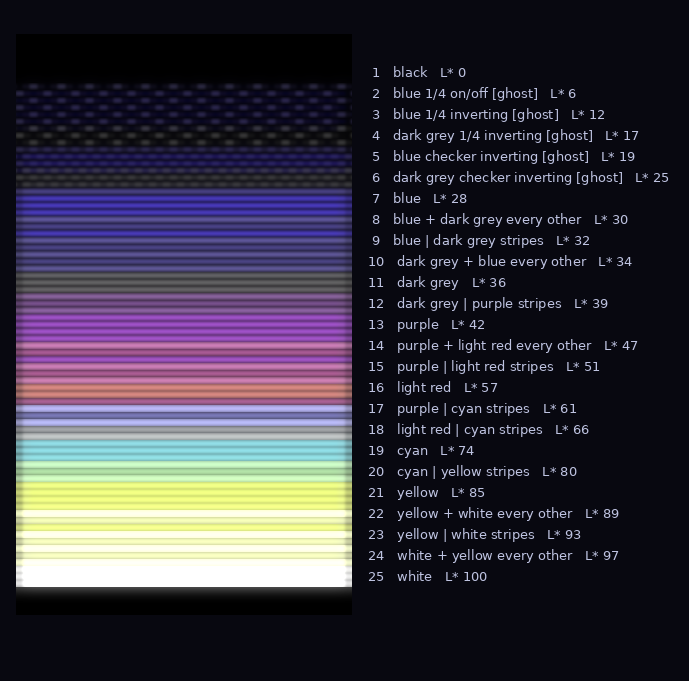

Python code for this plot:
#!/usr/bin/env python3
"""A 25-swatch multicolour palette built on seven base colours -- blue, dark grey,
purple, light red, cyan, yellow, white -- (and black as swatch 1), dark to light.
Between each pair of bases the gaps are filled with in-betweens made of the same
techniques as the other ramps: flicker pairs (phase swapped line to line and frame
to frame), stripes, "x + y every other", and ghost-byte patterns (1/4, 1/4 on/off,
checker).  Greedy: the biggest gap in lightness gets the candidate nearest its
middle, among mixes of the two bases at its ends (and ghost patterns of either for
the dark end).  Three lines a swatch, numbered, CRT look, 60 Hz.

    python3 palette25.py palette25.mp4     (or palette25.png for a still)
"""
import sys
import numpy as np
from PIL import Image, ImageDraw
import flyby3d as fb
import flicker as fl
import ideas_video as iv
import loop_video as lv

BASES = [6, 11, 4, 10, 3, 7, 1]               # blue, dark grey, purple, light red, cyan, yellow, white
N = fl.NAMES
M = np.array([0.2126, 0.7152, 0.0722])

def lin(c):
    return float(((fb.C64RGB[c] / 255) ** 2.2) @ M)

def Ls(y):
    return float(116 * y ** (1 / 3) - 16) if y > 0.008856 else y * 903.3

# a swatch: (name, kind, spec); fn(rp, p, s) -> (colour, idle byte)
def f_solid(a):
    return lambda rp, p, s: (a, 0)
def f_flick(a, b):
    return lambda rp, p, s: (a if (rp + p) % 2 == 0 else b, 0)
def f_stripes(a, b):
    return lambda rp, p, s: (a if rp == 0 else b, 0)
def f_every(a, b):                                       # a on one line in four, b the rest
    return lambda rp, p, s: (a if rp == 0 and p == 0 else b, 0)
def g_checker(a):
    return lambda rp, p, s: (a, 0x55 if (rp + p) % 2 == 0 else 0xAA)
def g_quarter(a):
    return lambda rp, p, s: (a, 0x77 if (rp + p) % 2 == 0 else 0xDD)
def g_onoff(a):
    return lambda rp, p, s: (a, (0x77 if rp == 0 else 0xDD) if p == 0 else 0xFF)

def light(fn):
    y = 0.0
    for rp in (0, 1):
        for p in (0, 1):
            c, g = fn(rp, p, 0)
            y += lin(c) * ((8 - bin(g).count("1")) / 8 if g else 1.0) / 4
    return Ls(y)

# swatches the eye rejected (too much flicker): never used
EXTRA_OK = {(7, 10)}                                 # light red with yellow (a warm hue step) may fill a gap
ROUGH_PAIRS = {(3, 10), (3, 7)}                      # cyan with light red / yellow: only stripes
BANNED = {"purple / light red", "light red + purple every other", "light red / cyan",
          "cyan + light red every other", "cyan / yellow"}

def pool():
    """Every candidate: (name, fn, colours used) over the seven bases (black included for ghosts)."""
    out = []
    for a in BASES:
        out += [(f"{N[a]} 1/4 on/off [ghost]", g_onoff(a), {a}), (f"{N[a]} 1/4 inverting [ghost]", g_quarter(a), {a}),
                (f"{N[a]} checker inverting [ghost]", g_checker(a), {a})]
    for i, a in enumerate(BASES):
        for b in BASES[i + 1:]:
            out += [(f"{N[a]} / {N[b]}", f_flick(a, b), {a, b}),
                    (f"{N[a]} | {N[b]} stripes", f_stripes(a, b), {a, b}),
                    (f"{N[a]} + {N[b]} every other", f_every(b, a), {a, b}),
                    (f"{N[b]} + {N[a]} every other", f_every(a, b), {a, b})]
    def rough(cols):                                  # pairs that flickered too much: stripes only
        return tuple(sorted(cols)) in ROUGH_PAIRS
    return [(n, fn, cols, light(fn)) for n, fn, cols in out
            if n not in BANNED and not (len(cols) == 2 and rough(cols) and "stripes" not in n)]

def penalty(c):
    """Flicker shows most where the two colours differ a lot: prefer low-contrast mixes,
    stripes and ghost patterns over big-contrast flicker."""
    n, cols = c[0], c[2]
    if len(cols) < 2:
        return 0.0
    a, b = sorted(cols)
    contrast = abs(Ls(lin(a)) - Ls(lin(b)))
    return (0.03 if "stripes" in n else 0.12) * contrast

# the curated 25 (after the five that flickered too much were removed and the greedy
# fill was tidied by hand): names as pool() makes them
FINAL = ["black", "blue 1/4 on/off [ghost]", "blue 1/4 inverting [ghost]",
         "dark grey 1/4 inverting [ghost]", "blue checker inverting [ghost]",
         "dark grey checker inverting [ghost]", "blue", "blue + dark grey every other",
         "blue | dark grey stripes", "dark grey + blue every other", "dark grey",
         "dark grey | purple stripes", "purple", "purple + light red every other",
         "purple | light red stripes", "light red", "purple | cyan stripes",
         "light red | cyan stripes", "cyan", "cyan | yellow stripes", "yellow",
         "yellow + white every other", "yellow | white stripes", "white + yellow every other", "white"]

def build(total=25):
    allc = {"black": ("black", f_solid(0), {0}, 0.0)}
    for c in BASES:
        allc[N[c]] = (N[c], f_solid(c), {c}, light(f_solid(c)))
    for n, fn, cols, l in pool():
        allc[n] = (n, fn, cols, l)
    sw = [allc[n] for n in FINAL]
    sw.sort(key=lambda t: t[3])
    return [(n, fn, l) for n, fn, _, l in sw]

def main(path):
    sw = build()
    Z, ROWS, PAD = 7, 3, 4
    font, small = fl.fonts()
    txt = [f"{i + 1:2d}   {n}   L* {l:.0f}" for i, (n, _, l) in enumerate(sw)]
    tw = int(max(small.getlength(t) for t in txt)) + 4
    WIDTH = -(-tw // Z // 8) * 8
    h = PAD * 2 + ROWS * len(sw)
    x = np.arange(WIDTH)
    looks = []
    for p in (0, 1):
        img = np.zeros((h, WIDTH), int)
        for i, (_, fn, _) in enumerate(sw):
            for s in range(ROWS):
                r = PAD + ROWS * i + s
                c, g = fn(r & 1, p, s)
                img[r] = c
                if g:
                    img[r, ((g >> (7 - x % 8)) & 1) == 1] = 0
        looks.append(lv.crt_look(fb.C64RGB[img].astype(np.uint8), Z))
    W, H = WIDTH * Z, h * Z
    if path.endswith(".png"):
        c = Image.new("RGB", (16 + W + 16 + tw + 16, H + 100), (8, 8, 16))
        c.paste(looks[0], (16, 34))
        dr = ImageDraw.Draw(c)
        for i, t in enumerate(txt):
            dr.text((W + 32, 34 + (PAD + ROWS * i) * Z + ROWS * Z // 2 - 8), t, fill=(190, 195, 225), font=small)
        c.save(path)
        print("wrote", path)
    else:
        v = iv.Video(path, 16 + W + 16 + tw + 16, H + 50)
        for f in range(6 * 60):
            c = Image.new("RGB", (v.w, v.h), (8, 8, 16))
            dr = ImageDraw.Draw(c)
            dr.text((16, 8), "25-swatch multicolour palette (7 bases + black + in-betweens)   CRT",
                    fill=(170, 176, 210), font=small)
            c.paste(looks[f & 1], (16, 34))
            for i, t in enumerate(txt):
                dr.text((W + 32, 34 + (PAD + ROWS * i) * Z + ROWS * Z // 2 - 8), t, fill=(190, 195, 225), font=small)
            v.add(c)
        v.close()
        print("wrote", path)
    for i, t in enumerate(txt):
        print(t)

if __name__ == "__main__":
    main(sys.argv[1])
